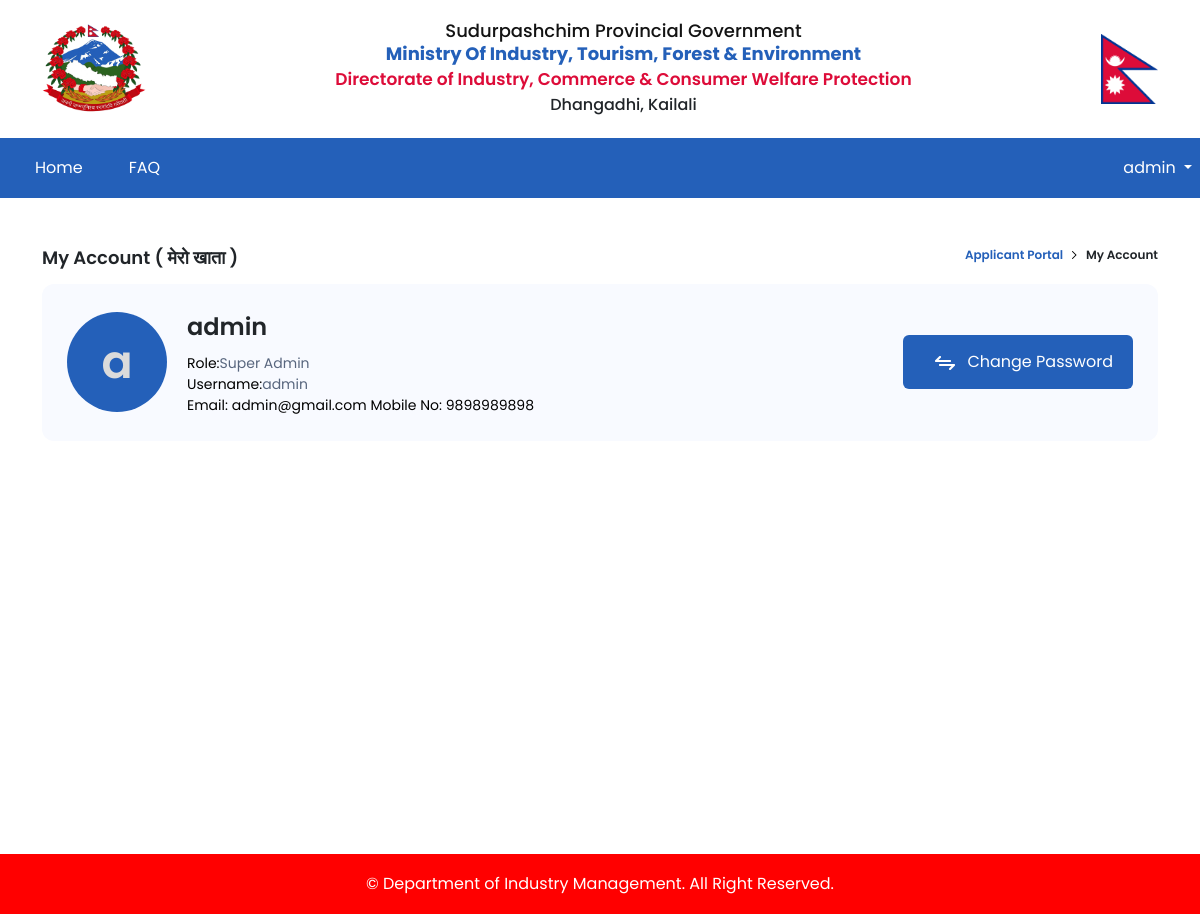
Page /user/info/1/ (signed in) on the committed database.
### accounts/models.py (models this page shows, shortened)
class CustomUser(AbstractUser):
    SA = 1
    A = 2
    ROLE_CHOICES = (
        (SA, 'Super Admin'),
        (A, 'Admin'),
    )
    email = models.EmailField(unique=True)
    username = models.CharField(max_length=100, unique=True)
    fullname = models.CharField(max_length=100)
    phone_no = models.CharField(max_length=15)
    role = models.PositiveSmallIntegerField(choices=ROLE_CHOICES, blank=True, null=True)
    USERNAME_FIELD = 'email'
    REQUIRED_FIELDS = ['username']

### accounts/views.py (the view)
# urls.py: path('user/info/<int:user_id>/', views.view_user_details, name="user-info"),
@login_required
def view_user_details(request, user_id):
    user = get_object_or_404(CustomUser, id=user_id)
    if request.user != user:
        return redirect('home')
    context = {'user': user}
    return render(request, 'account/userinfo.html', context)

### templates/account/userinfo.html
{% extends "layout/base.html" %}
{% load static %}
{% block container %}
    <div class="container main-sec my-5">
        <div class="kit-row">
            <h2 class="kit-page-heading">My Account ( मेरो खाता )</h2>
            <div class="kit-text-navigation"><span>Applicant Portal </span><img src="{% static '/image/arrow.png' %}" alt=""> My Account</div>
        </div>
        <div class="kit-form-container">
            <div class="kit-row">
                <div class="kit-user">
                    <div class="kit-user-icon">{{ user.fullname|first }}</div>
                    <div class="kit-user-detail">
                        <h2>{{ user.fullname }}</h2>
                        <p class="kit-user-info"><span>Role:</span>{{ user.get_role_display }}</p>
                        <p class="kit-user-info"><span>Username:</span>{{ user.username }}</p>
                        <p class="kit-user-info mbl-kit-user-info">
                            <span>Email:  {{ user.email }}</span>
                            <span>Mobile No:  {{ user.phone_no }}</span>
                        </p>
                    </div>
                </div>
                <div class="kit-btn-container kit-user-btn-container">
                    <a href="{% url 'change-password' %}" class="kit-btn kit-view-btn mbl-kit-btn"><img src="{% static '/image/change.png' %}" alt="">Change Password</a>
                </div>
            </div>
        </div>
    </div>
{% endblock %}

### templates/layout/base.html (shortened to what this page needs)
{% load static %}
<!doctype html>
<html lang="en">
  <head>
    <link rel="stylesheet" href="https://cdnjs.cloudflare.com/ajax/libs/font-awesome/6.4.0/css/all.min.css"
 />
    <link href="https://cdn.jsdelivr.net/npm/bootstrap@5.3.0-alpha3/dist/css/bootstrap.min.css" rel="stylesheet">
    <link rel="stylesheet" href="{% static '/style/style.css' %}">
    <link rel="stylesheet" href="{% static '/nepali_date_picker/nepali-date-picker.min.css' %}">
</head>
  <body>
    <header>
      <div class="container">
          <div class="row">
              <div class="mainheader-top">
                  <img class="GON-logo" src="{% static '/image/nepal-govt.png' %}" alt="">
                  <div class="mainheader-top-text">
                      <h3>Sudurpashchim Provincial Government</h3>
                      <h3><span>Ministry of Industry, Tourism, Forest & Environment</span></h3>
                      <h4>Directorate of Industry, Commerce & Consumer Welfare Protection</h4>
                      <p>Dhangadhi, Kailali</p>
                  </div>
                  <img class="flag" src="{% static '/image/Flag_of_Nepal.svg.png' %}" alt="">
              </div>
          </div>
      </div>
      <div class="" style="background-color: #2460B9">
        <nav class="navbar navbar-expand-lg navbar-dark mainheader-nav m-auto" style="max-width:1320px">
            <div class="container-fluid">
                <div class="collapse navbar-collapse" id="navbarSupportedContent">
                    <ul class="navbar-nav me-auto main-ul mb-2 mb-lg-0">
                        <li class="nav-item active">
                            <a class="nav-link" aria-current="page" href="{% url 'home' %}">Home</a>
                        </li>
                        <li class="nav-item">
                            <a class="nav-link" aria-current="page" href="{% url 'faq-display' %}">FAQ</a>
                        </li>
                    </ul>
                </div>
            </div>
            {% if user.is_authenticated %}
            <div class="dropdown me-2">
                <p class=" dropdown-toggle m-0 text-white" type="button" data-bs-toggle="dropdown"
                    aria-expanded="false">
                    {{request.user.username}}
                </p>
                {% endif %}
            </div>
        </nav>
    </div>
    </header>
    {% block container %}
    {% endblock %}
    <footer>
        <p>© Department of Industry Management. All Right Reserved.</p>
    </footer>
</body>
</html>

### static/style/style.css (style rules this page uses)
body { font-family: Poppins; }
.kit-page-heading { font-weight: 600; font-size: 18px; line-height: 24px; margin-bottom: 14px; }
.kit-row { width: 100%; display: flex; justify-content: space-between; }
.kit-text-navigation { font-weight: 600; font-size: 12px; line-height: 18px; }
.kit-text-navigation img { padding: 0 6px; }
.kit-text-navigation span { color: #2460B9; }
.kit-form-container { background: #F8FAFF; border-radius: 12px; padding: 25px; }
a { text-decoration: none; }
.kit-btn { padding: 15px 20px; color: #ffffff; border-radius: 6px; margin: 0 5px; }
.kit-btn:last-child { padding: 15px 20px; color: #ffffff; border-radius: 6px; margin: 0 0 0 5px; }
.kit-btn img { padding: 0px 12px; }
.kit-view-btn { background: #2460B9; border: none; }
.kit-user { display: flex; justify-content: space-between; align-items: center; }
.kit-user-icon { height: 100px; width: 100px; border-radius: 50%; display: flex; justify-content: center; align-items: center; background: #2460B9; color: #DBDBDB; font-weight: 600; font-size: 46px; line-height: 69px; margin-right: 20px; }
.kit-user-detail h2 { font-weight: 600; font-size: 24px; line-height: 36px; }
.kit-user-info { font-weight: 400; font-size: 14px; line-height: 21px; color: #58667E; margin-bottom: 0; }
.kit-user-info span { color: #000000; }
.kit-user-btn-container { display: flex; justify-content: center; align-items: center; }
.mainheader-top { display: flex; justify-content: space-between; margin: 1rem 0; align-items: center; }
.mainheader-top .GON-logo { width: 104px; height: max-content; }
.mainheader-top .flag { width: 57px; height: max-content; }
.mainheader-top-text { text-align: center; }
.mainheader-top-text h4 { color: #dd0c39; font-size: clamp(14px, 3vw, 17px); font-weight: 600; line-height: 25.5px; margin-bottom: 0px; }
.mainheader-top-text h3 { font-family: Poppins; font-size: clamp(16px, 3vw, 18px); font-weight: 500; line-height: 19px; letter-spacing: 0em; text-align: center; color: #131313; text-transform: capitalize; margin-bottom: 4px; }
.mainheader-top-text h3 span { font-weight: 700; color: #2460b9; margin-bottom: 4px; }
.mainheader-top-text p { font-family: Poppins; font-size: 16px; font-weight: 500; text-transform: capitalize; margin: 0; }
.mainheader-nav { position: relative; padding: 0; margin: 0; display: flex; justify-content: space-between; align-items: center; height: 60px; }
.navbar>.container-fluid { max-width: max-content; margin: 0; height: 100%; }
.navbar>.container-fluid>.navbar-collapse { height: 100%; }
.navbar>.container-fluid ul { height: 100%; display: flex; align-items: center; }
.navbar>.container-fluid ul .nav-item { height: 100%; display: flex; align-items: center; padding: 0 15px; }
.main-sec { min-height: 70vh; }
footer { height: 60px; display: flex; justify-content: center; align-items: center; background-color: red; text-align: center; color: white; font-size: 1rem; padding: 10px; }
footer p { display: grid; height: 100%; align-items: center; text-align: center; margin-bottom: 0; }
.nav-link { color: rgba(255,255,255,1)!important; }

### rows in the picture
CustomUser: user.username "admin", fullname|first "a", fullname "admin", role "Super Admin", username "admin", email "admin@gmail.com", phone_no "9898989898"
